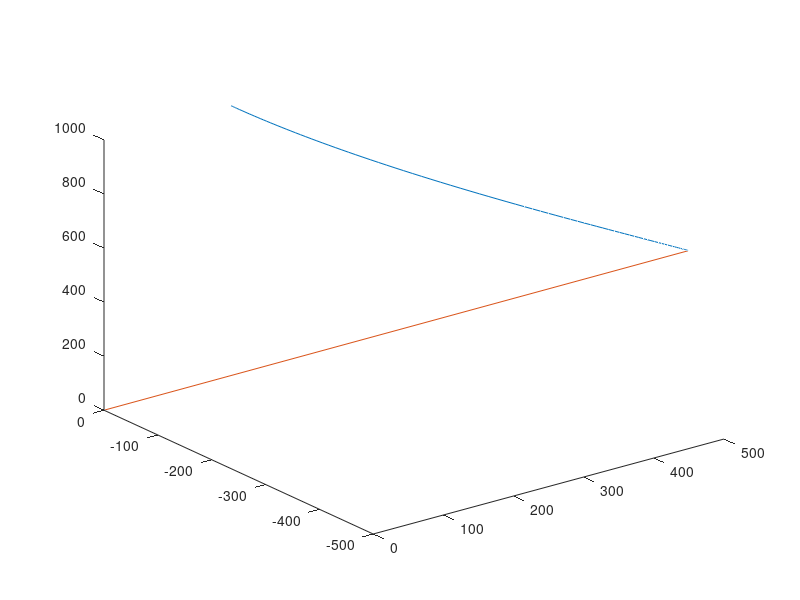
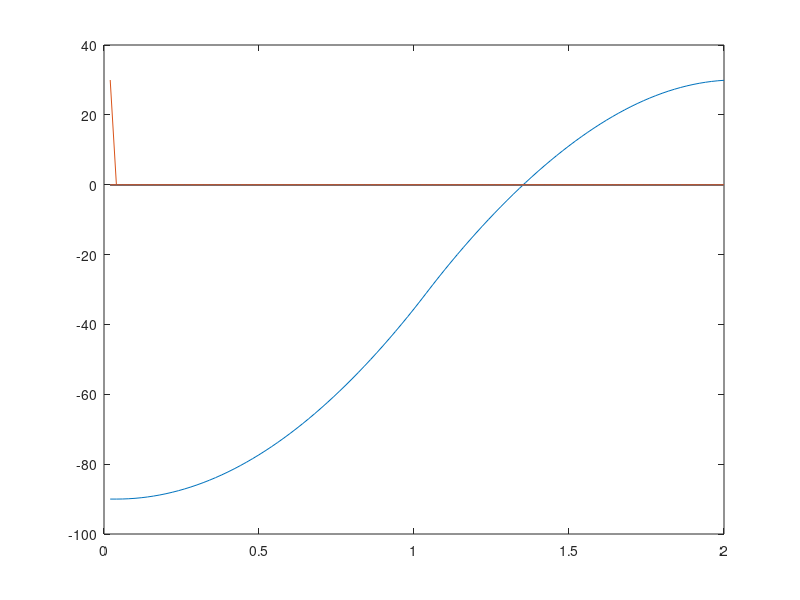
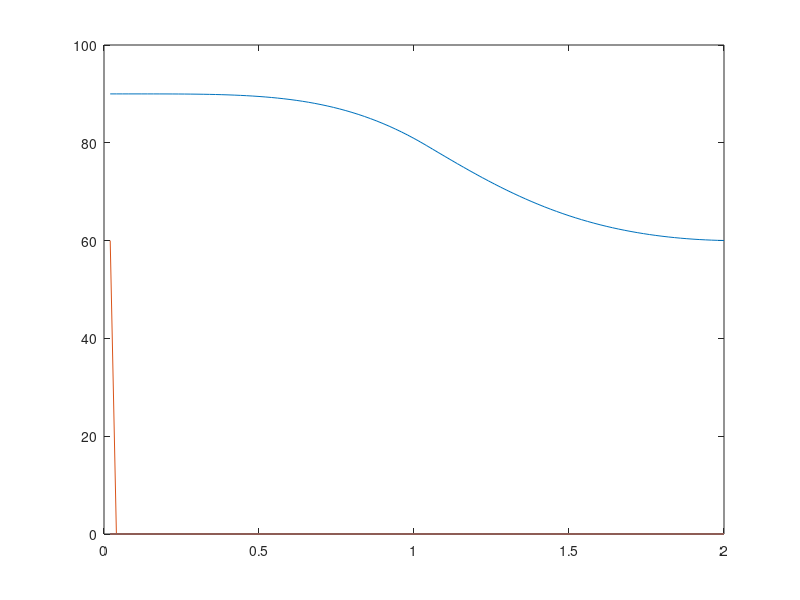
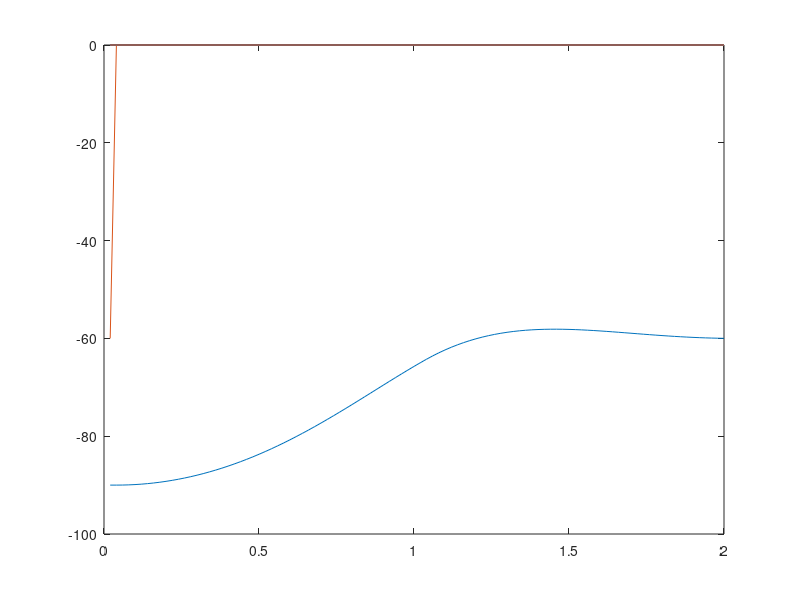

These figures' MATLAB source, in order:
%采样数step
int8 step;
int8 i;
step=100;
i=1;
X=zeros(step);
Y=zeros(step);
Z=zeros(step);
phip=zeros(step);
thetap=zeros(step);
psip=zeros(step);
%变量theta,t,time
single theta;
single t;
single time;
time=0.02:2/step:2;
%alpha
ap=[-pi/2 0 0 pi/2 -pi/2 0];
%theta
single theta;
theta=0;
%a
a=[0 425 392.43 0 0 0];
%d
d=[89.2 135.7 -36.7 0 93 82];
%标准DH坐标
%DH=[ap;th;a;d];

for t=0:2/step:2
    th=[theta-pi/2 theta-pi/2 theta theta+pi/2 theta theta-pi/2];
    if t>=0&&t<=1
        theta=pi/12*t^2;
    else
        theta=pi/12+pi/6*(t-1)-pi/12*(t-1)^2;
    end
    %各变换矩阵
    t01=[cos(th(1)) -sin(th(1))*cos(ap(1)) sin(th(1))*sin(ap(1)) a(1)*cos(th(1));
     sin(th(1)) cos(th(1))*cos(ap(1)) -cos(th(1))*sin(ap(1)) a(1)*sin(th(1));
     0          sin(ap(1))             cos(ap(1))            d(1);
     0          0                      0                     1];
    t12=[cos(th(2)) -sin(th(2))*cos(ap(2)) sin(th(2))*sin(ap(2)) a(2)*cos(th(2));
     sin(th(2)) cos(th(2))*cos(ap(2)) -cos(th(2))*sin(ap(2)) a(2)*sin(th(2));
     0          sin(ap(2))             cos(ap(2))            d(2);
     0          0                      0                     1];
    t23=[cos(th(3)) -sin(th(3))*cos(ap(3)) sin(th(3))*sin(ap(3)) a(3)*cos(th(3));
     sin(th(3)) cos(th(3))*cos(ap(3)) -cos(th(3))*sin(ap(3)) a(3)*sin(th(3));
     0          sin(ap(3))             cos(ap(3))            d(3);
     0          0                      0                     1];
    t34=[cos(th(4)) -sin(th(4))*cos(ap(4)) sin(th(4))*sin(ap(4)) a(4)*cos(th(4));
     sin(th(4)) cos(th(4))*cos(ap(4)) -cos(th(4))*sin(ap(4)) a(4)*sin(th(4));
     0          sin(ap(4))             cos(ap(4))            d(4);
     0          0                      0                     1];
    t45=[cos(th(5)) -sin(th(5))*cos(ap(5)) sin(th(5))*sin(ap(5)) a(5)*cos(th(5));
     sin(th(5)) cos(th(5))*cos(ap(5)) -cos(th(5))*sin(ap(5)) a(5)*sin(th(5));
     0          sin(ap(5))             cos(ap(5))            d(5);
     0          0                      0                     1];
    t56=[cos(th(6)) -sin(th(6))*cos(ap(6)) sin(th(6))*sin(ap(6)) a(6)*cos(th(6));
     sin(th(6)) cos(th(6))*cos(ap(6)) -cos(th(6))*sin(ap(6)) a(6)*sin(th(6));
     0          sin(ap(6))             cos(ap(6))            d(6);
     0          0                      0                     1];
    t06=t01*t12*t23*t34*t45*t56;
    %提取末端坐标和欧拉角
    px=t06(1,4);
    py=t06(2,4);
    pz=t06(3,4);
    
    phi=atand(t06(3,1)/t06(3,2));
    thetax=acosd(t06(3,3));
    psi=atand(-t06(1,3)/t06(2,3));
    %存储每次计算的末端坐标和欧拉角
    X(i)=px;
    Y(i)=py;
    Z(i)=pz;
    phip(i)=phi;
    thetap(i)=thetax;
    psip(i)=psi;
    i=i+1;
end
figure(1)
plot3(X,Y,Z)%末端轨迹图
figure(2)
plot(time,phip)%欧拉角Φ变化图
figure(3)
plot(time,thetap)%欧拉角Θ变化图
figure(4)
plot(time,psip)%欧拉角ψ变化图